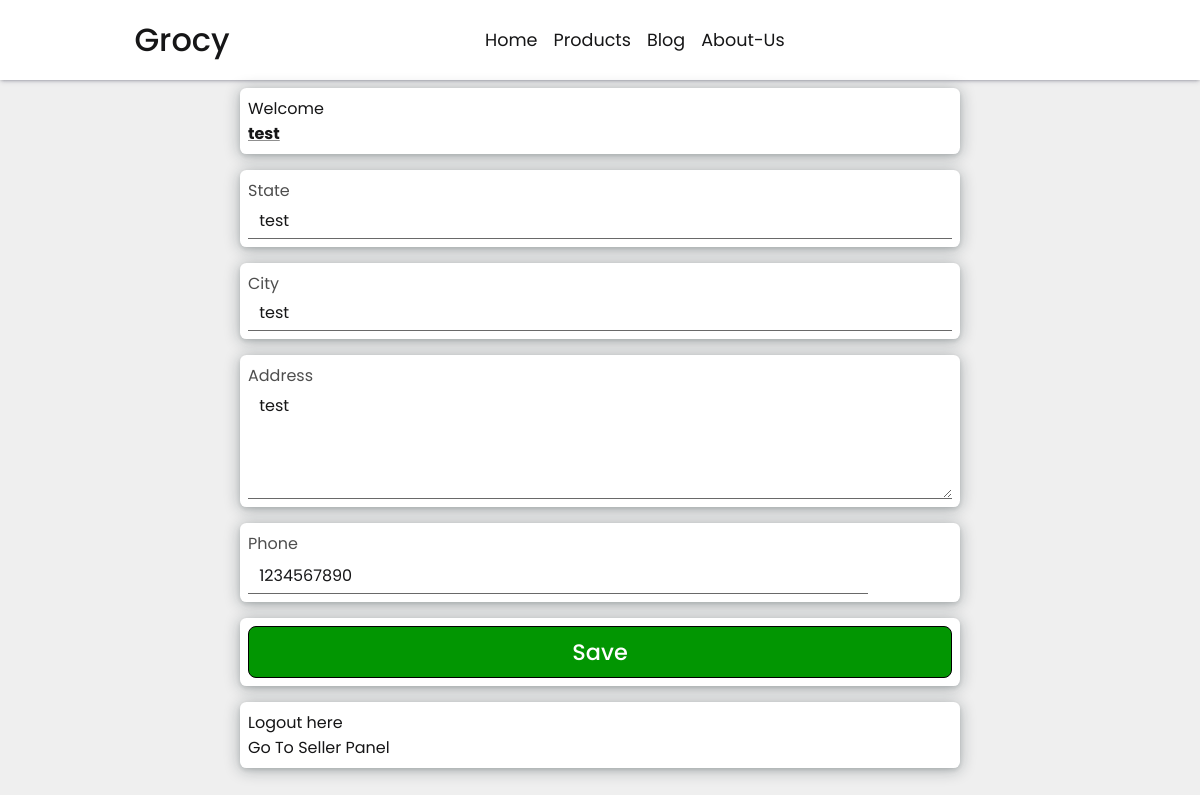
/user/account/ (signed in), run on the app's committed database.
### userapp/models.py (models this page shows, shortened)
class Account(models.Model):
    user = models.OneToOneField(User, on_delete=models.CASCADE, related_name='User')
    state = models.CharField(max_length=40, blank=True, null=True, default=None)
    city = models.CharField(max_length=40, blank=True, null=True, default=None)
    address = models.TextField(blank=True, null=True, default=None)
    phone = models.IntegerField(blank=True, null=True, default=None)
    email_token = models.CharField(max_length=200, null=True, blank=True, default='')
    is_verified = models.BooleanField(default=False)

### userapp/views.py (the view)
# urls.py: path('account/', views.userapp_account, name='userapp_account'),
@login_required(login_url="userapp_login")
def userapp_account(request):
    data["title"] = "User Account Page"
    try:
        find_seller = sellerapp_models.seller.objects.get(user=request.user)
    except:
        data["is_seller"] = False
    else:
        data["is_seller"] = True
    user_account, created = Account.objects.get_or_create(user=request.user)
    if request.method == "POST":
        user_account.state = request.POST.get("state")
        user_account.city = request.POST.get("city")
        user_account.address = request.POST.get("address")
        user_account.phone = request.POST.get("phone")
        user_account.save()
        messages.info(request, "Profile changes has been made..")
        return redirect("userapp_account")
    else:
        data["Account"] = user_account
        return render(request, "userapp/userapp_account.html", data)

### templates/userapp/userapp_account.html (shortened to what this page needs)
{% extends 'base.html' %}
{% block css %} {% load static %}
<link rel="stylesheet" href="{% static 'userapp/userapp_account.css' %}">
{% endblock %}
{% block main %}
{% if user.is_authenticated %}
<div class="account">
    <form action="" method="post" onsubmit="return Account_validation()">
        <section class="section welcome_user">
            Welcome <strong id="user_creds">{{user.username}}</strong>
        </section>
        <section class="section state">
            <label for="state_s">State</label>
            <input name="state" type="text" class="input" id="state_s" value="{{Account.state}}"
                placeholder="state here...">
        </section>
        <section class="section city">
            <label for="city_s">City</label>
            <input name="city" type="text" class="input" id="city_s" value="{{Account.city}}"
                placeholder="city here...">
        </section>
        <section class="section address">
            <label for="address_s">Address</label>
            <textarea name="address" type="text" class="input" rows="4" col id="address_s"
                placeholder="address here...">{{Account.address}}</textarea>
        </section>
        <section class="section phone">
            <label for="phone_s">Phone</label>
            <div>
                <input name="phone" type="number" class="input" onkeyup="phone_validation()" id="phone_s"
                    value="{{Account.phone}}" placeholder="phone number here...">
            </div>
        </section>
        <section class="section submit">
            <button type="submit" id="info_save">Save</button>
        </section>
        <section class="section">
            <a href="{% url 'userapp_logout' %}" class="btn">Logout here</a>
            {% if is_seller %}
                <a href="{% url 'sellerapp_panel' %}" class="btn">Go To Seller Panel</a>
            {% else %}
                <a href="{% url 'sellerapp_register' %}" class="btn">Register as Seller</a>
            {% endif %}
        </section>
    </form>
</div>
{% else %}
<div class="account">
    <section class="section" style="text-align: center;">
        Please Login To Access Your Account
    </section>
</div>
{% endif %}
{% endblock %}

### static/userapp/userapp_account.css (style rules this page uses)
.account section { background: white; margin: 0.5rem; padding: 0.5rem; border-radius: 0.4rem; box-shadow: rgba(14, 30, 37, 0.12) 0px 2px 4px 0px, rgba(14, 30, 37, 0.32) 0px 2px 16px 0px; min-width: 60%; }
.account form { display: flex; flex-direction: column; justify-content: center; align-items: center; }
#user_creds { font-size: 1rem; text-decoration: underline 1px rgb(143, 143, 143); }
.input { border: none; outline: none; font-size: 1rem; border-bottom: 1px solid dimgray; padding: 0.3rem 0.7rem; }
.account .section { display: flex; flex-direction: column; }
.account section label { color: rgb(78, 78, 78); }
.account section #info_save { border: 1px solid black; border-radius: 0.5rem; font-size: 1.4rem; font-weight: 500; background-color: rgb(2, 150, 2); color: white; padding: 0.5rem 0; }
.account .phone input { width: 88%; }

### static/hf/header.css (style rules this page uses)
:root { --text-color: rgb(22, 22, 23); --main-color: green; --background-color: #efefef; --main-background-color: white; --header-box-shadow: rgba(50, 50, 93, 0.25) 0px 2px 5px -1px, rgba(0, 0, 0, 0.3) 0px 1px 3px -1px; }
* { margin: 0; padding: 0; box-sizing: border-box; text-decoration: none; outline: none; font-family: Poppins, sans-serif; list-style: none; color: var(--text-color); }
body { background: var(--background-color); }
header .searchbar input, button { outline: none; background: none; border: none; }

### data on the page
Account: state "test", city "test", address "test", phone "1234567890"

### other printed values
{{ user.username }} "test"
